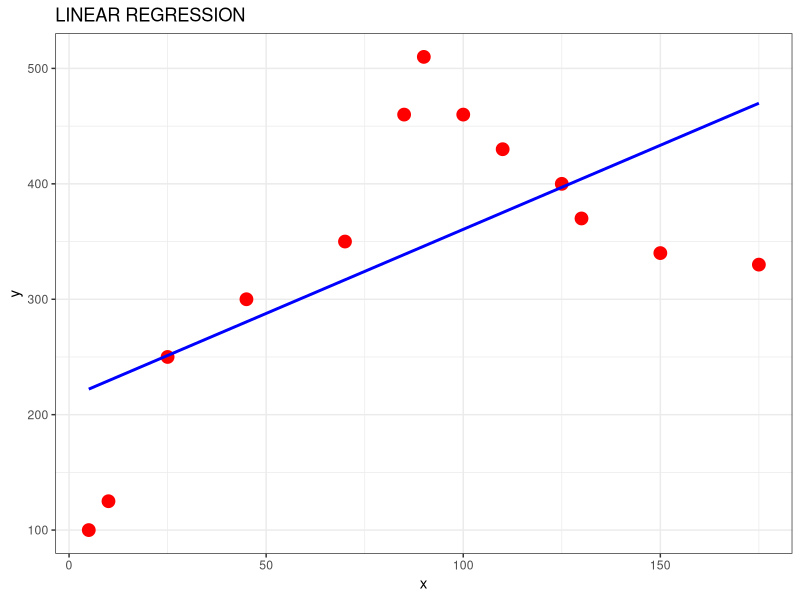
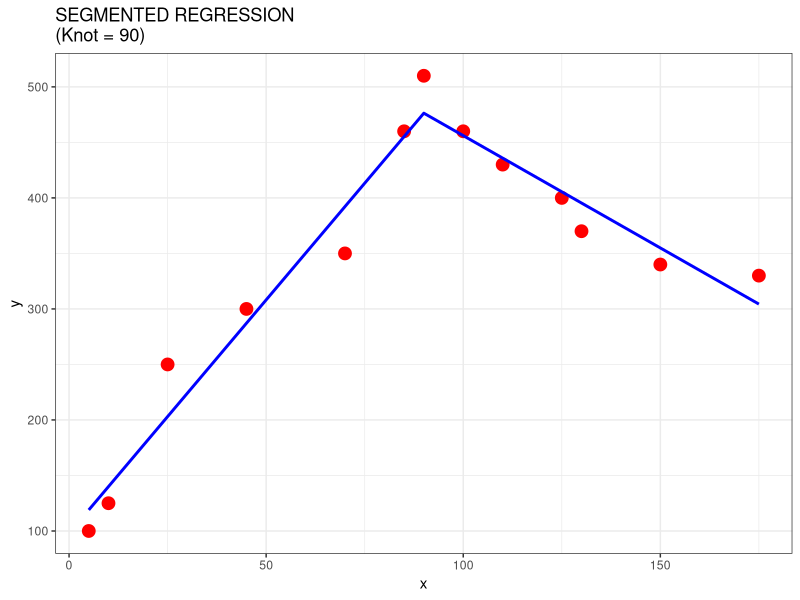
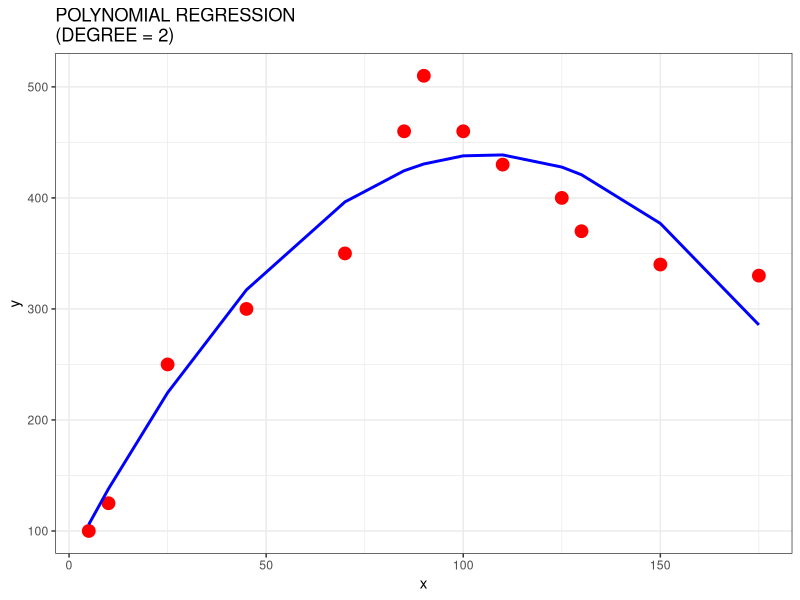
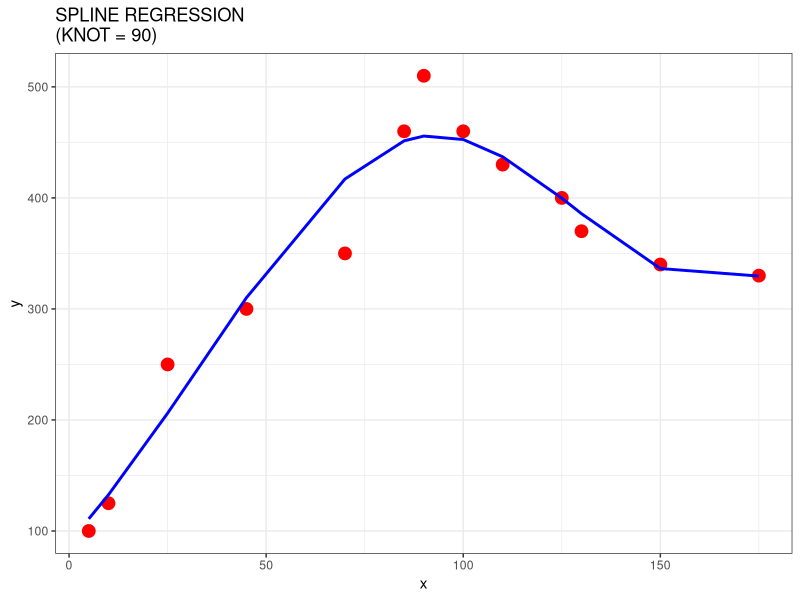
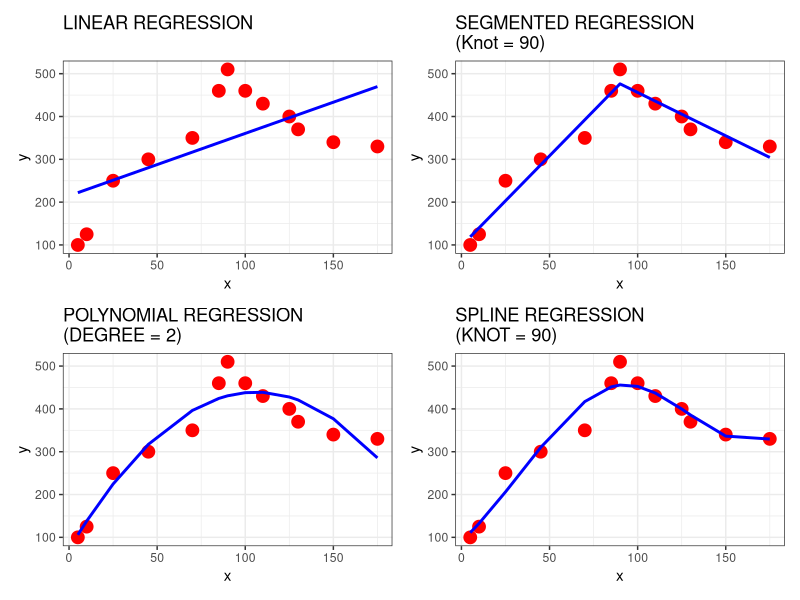

The R source for these figures, in order:
## ---- chunk 1
knitr::opts_chunk$set(
  collapse = TRUE,
  comment = "#>"
)
## ---- chunk 2
df <- tibble::tribble(
  ~x, ~y,
  5,100,
  10,125,
  25,250,
  45,300,
  70,350,
  85,460,
  90,510,
  100,460,
  110,430,
  125,400,
  130,370,
  150,340,
  175,330
)
# Linear model
m1 <- lm(y ~ x, df)

# plot linear model
g1 <- 
  df |> 
  ggplot2::ggplot(ggplot2::aes(x = x,y = y)) +
  ggplot2::geom_point(colour = "red", size = 4) + 
  ggplot2::geom_smooth(method = "lm", color = "blue", size = 1, se = FALSE) +
  ggplot2::labs(title = "LINEAR REGRESSION") +
  ggplot2::theme_bw()

g1
## ---- chunk 3
df <- tibble::tribble(
  ~x, ~y,
  5,100,
  10,125,
  25,250,
  45,300,
  70,350,
  85,460,
  90,510,
  100,460,
  110,430,
  125,400,
  130,370,
  150,340,
  175,330
)

# dataset with categorical variable
dfseg <- 
  df |> 
  dplyr::mutate(x_class = dplyr::if_else(condition = x <= 90,
                                        true = 0,
                                        false = 1),
         dif = x - 90,
         X = dif * x_class)

# Segmetned Model
m3 <- lm(y ~ x + X, dfseg)

# predict
pred_m3 <- predict(m3)

# join predict with dataset 
dfm3 = cbind(df, pred_m3)

#plot
g2 <- 
  dfm3 |> 
  ggplot2::ggplot(ggplot2::aes(x = x,y = y)) +
  ggplot2::geom_point(colour = "red", size = 4) +
  ggplot2::geom_line(ggplot2::aes(y = pred_m3), color = "blue", size = 1, size = 1)+
  ggplot2::labs(title = "SEGMENTED REGRESSION\n(Knot = 90)") +
  ggplot2::theme_bw()

g2
## ---- chunk 4
df <- tibble::tribble(
  ~x, ~y,
  5,100,
  10,125,
  25,250,
  45,300,
  70,350,
  85,460,
  90,510,
  100,460,
  110,430,
  125,400,
  130,370,
  150,340,
  175,330
)
# Polynomial model
m2 <- lm(y ~ poly(x,degree = 2) + x, df)

# Polynomial model (degree 2)
# predict
pred_m2 <- predict(m2)

# join fit and dataset 
dfm2 = cbind(df, pred_m2)

# plot
g3 <- 
  dfm2 |> 
  ggplot2::ggplot(ggplot2::aes(x = x,y = y)) +
  ggplot2::geom_point(colour = "red", size = 4) +
  ggplot2::geom_line(ggplot2::aes(y = pred_m2), color = "blue", size = 1, size = 1)+
  ggplot2::labs(title = "POLYNOMIAL REGRESSION\n(DEGREE = 2)") +
  ggplot2::theme_bw()

g3
## ---- chunk 5
df <- tibble::tribble(
  ~x, ~y,
  5,100,
  10,125,
  25,250,
  45,300,
  70,350,
  85,460,
  90,510,
  100,460,
  110,430,
  125,400,
  130,370,
  150,340,
  175,330
)
# Spline Model
m4 <- lm(y ~ splines::bs(x,knots = 90),data = df)

# Predict
pred_m4 <- predict(m4)

# join predict with dataset
dfm4 = cbind(df, pred_m4)

# plot
g4 <- 
  dfm2 |> 
  ggplot2::ggplot(ggplot2::aes(x = x,y = y)) +
  ggplot2::geom_point(colour = "red", size = 4) +
  ggplot2::geom_line(ggplot2::aes(y = pred_m4), color = "blue", size = 1, size = 1)+
  ggplot2::labs(title = "SPLINE REGRESSION\n(KNOT = 90)") +
  ggplot2::theme_bw()

g4
## ---- chunk 6
library(patchwork)
(g1 | g2) / (g3 | g4)
